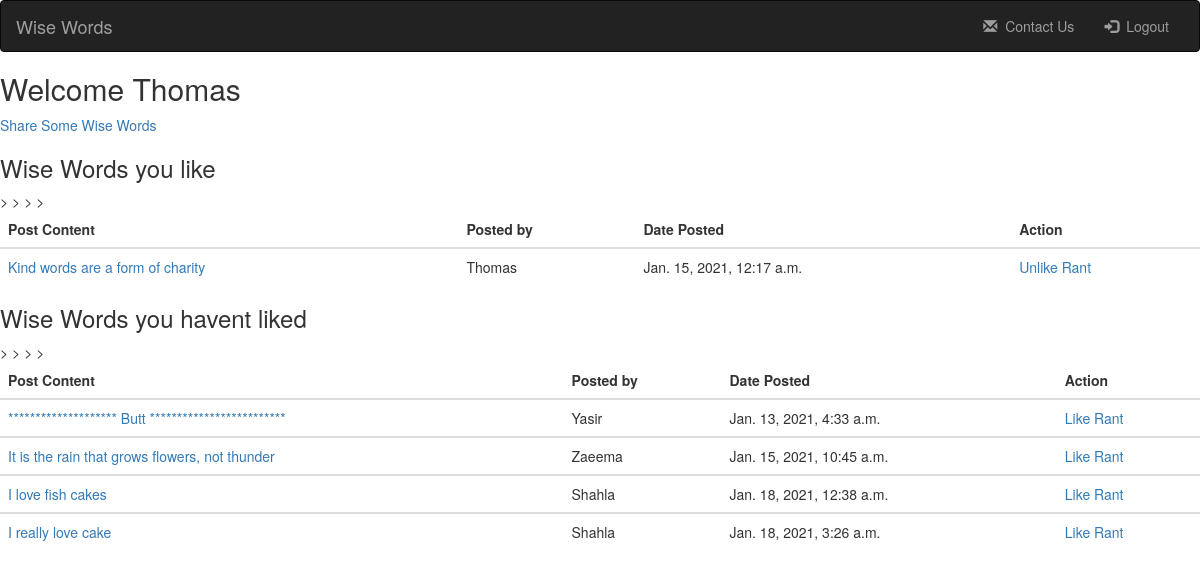
/homepage (signed in), run on the app's committed database.
### wise_words_app/models.py (models this page shows)
class User(models.Model):
    firstName = models.CharField(max_length=15)
    lastName = models.CharField(max_length=15)
    email = models.CharField(max_length=15)
    password = models.CharField(max_length=20)
    created_at = models.DateTimeField(auto_now_add=True)
    updated_at = models.DateTimeField(auto_now=True)
    objects = UserManager() #must connect the validatons to our user models

class Post(models.Model): # This will be a one to many relationship between User and Post
    wiseWords = models.TextField(max_length=15)
    uploader = models.ForeignKey(User, related_name="post_uploader", on_delete = models.CASCADE ) # Here I am, making the one to many relationship to User class, related name is how I want the user to access the post
    likes = models.ManyToManyField(User, related_name="posts_liked") # If there is a many to many relationship here then put it in the second class after the one its connected to
    created_at = models.DateTimeField(auto_now_add=True)
    updated_at = models.DateTimeField(auto_now=True)
    objects = PostManager() #must connect the validatons to our user models

### wise_words_app/views.py (the view, shortened to what this page needs)
# urls.py: path('homepage', views.homepage), # .something is the method we have created in views
def homepage(request):
    context = { # Here we are passing in sessions information to the template to display which use has logged in
        'loggedInUser' : User.objects.get(id = request.session['loggedInIdForSessions']), # In a dictionary key value pairs are seperated by a colon
        'allPosts' : Post.objects.all(), # After typing this out here we go to out html and {{ }} what we named all the posts here...which is allPosts
        'likedPosts' : Post.objects.filter(Q(likes=User.objects.get(id = request.session['loggedInIdForSessions'])) | Q(uploader=User.objects.get(id = request.session['loggedInIdForSessions'])) ), # HERE I AM A BIT CONFUSED, here we need to show the posts liked by the logged in user
        'notLikedPosts' : Post.objects.exclude(Q(likes=User.objects.get(id = request.session['loggedInIdForSessions'])) | Q(uploader=User.objects.get(id = request.session['loggedInIdForSessions'])) ) # HERE I AM A BIT CONFUSED
    }
    return render(request, "homepage.html", context) #here we are rendering the hompage

### wise_words_app/templates/homepage.html (shortened to what this page needs)
<!DOCTYPE html>
<html lang="en">
<head>
  <link rel="stylesheet" href="https://maxcdn.bootstrapcdn.com/bootstrap/3.3.6/css/bootstrap.min.css">
</head>
<body>
  <div>
    <nav class="navbar navbar-inverse">
      <div class=container-fluid>
        <a class="navbar-brand" href="">Wise Words</a>
        <div class="collapse navbar-collapse" id="topNavBar">
          <ul class="nav navbar-nav navbar-right">
            <li class="">
              <a href="#">
                <span class="glyphicon glyphicon-envelope" aria-hidden="true"></span>&nbsp; Contact Us
              </a>
            </li>
            <li class="">
              <a href="/logout">
                <span class="glyphicon glyphicon-log-in" aria-hidden="true"></span>&nbsp; Logout
              </a>
            </li>
          </ul>
        </div>
      </div>
    </nav>
  </div>
  <h2>Welcome {{loggedInUser.firstName}}</h2>
  <a href="/addPost">Share Some Wise Words</a>
  <h3>Wise Words you like</h3>
  <div class="duo">
    <table class="table table-hover">
      <thead>
        <tr>
          <th scope="col">Post Content</th>>
          <th scope="col">Posted by</th>>
          <th scope="col">Date Posted</th>>
          <th scope="col">Action</th>>
        </tr>
      </thead>
      {% for postObject in likedPosts %}
      <tbody>
        <tr>
          <td scope="row"><a href="/wiseWords/{{postObject.id}}">{{postObject.wiseWords}}</a></td>
          <td>{{postObject.uploader.firstName.capitalize}}</td>
          <td>{{postObject.created_at}}</td>
          <td><a href="/Unlike/{{postObject.id}}">Unlike Rant</a></td>
        </tr>
      </tbody>
      {% endfor%}
    </table>
    <h3>Wise Words you havent liked</h3>
    <table class="table table-hover">
      <thead class="thead-dark">
        <tr>
          <th scope="col">Post Content</th>>
          <th scope="col">Posted by</th>>
          <th scope="col">Date Posted</th>>
          <th scope="col">Action</th>>
        </tr>
      </thead>
      {% for postObject in notLikedPosts %}
      <tbody>
        <tr>
          <td scope="row"><a href="/wiseWords/{{postObject.id}}">{{postObject.wiseWords}}</a></td>
          <td>{{postObject.uploader.firstName.capitalize}}</td>
          <td>{{postObject.created_at}}</td>
          <td><a href="/like/{{postObject.id}}">Like Rant</a>  </td>
        </tr>
      </tbody>
      {% endfor%}
    </table>
  </div>
</body>
</html>

### data on the page
User: firstName "Thomas"
Post: wiseWords "Kind words are a form of charity", uploader.firstName "Thomas", created_at "Jan. 15, 2021, 12:17 a.m."
Post: wiseWords "******************** Butt *************************", uploader.firstName "Yasir", created_at "Jan. 13, 2021, 4:33 a.m."
Post: wiseWords "It is the rain that grows flowers, not thunder", uploader.firstName "Zaeema", created_at "Jan. 15, 2021, 10:45 a.m."
Post: wiseWords "I love fish cakes", uploader.firstName "Shahla", created_at "Jan. 18, 2021, 12:38 a.m."
Post: wiseWords "I really love cake", uploader.firstName "Shahla", created_at "Jan. 18, 2021, 3:26 a.m."
